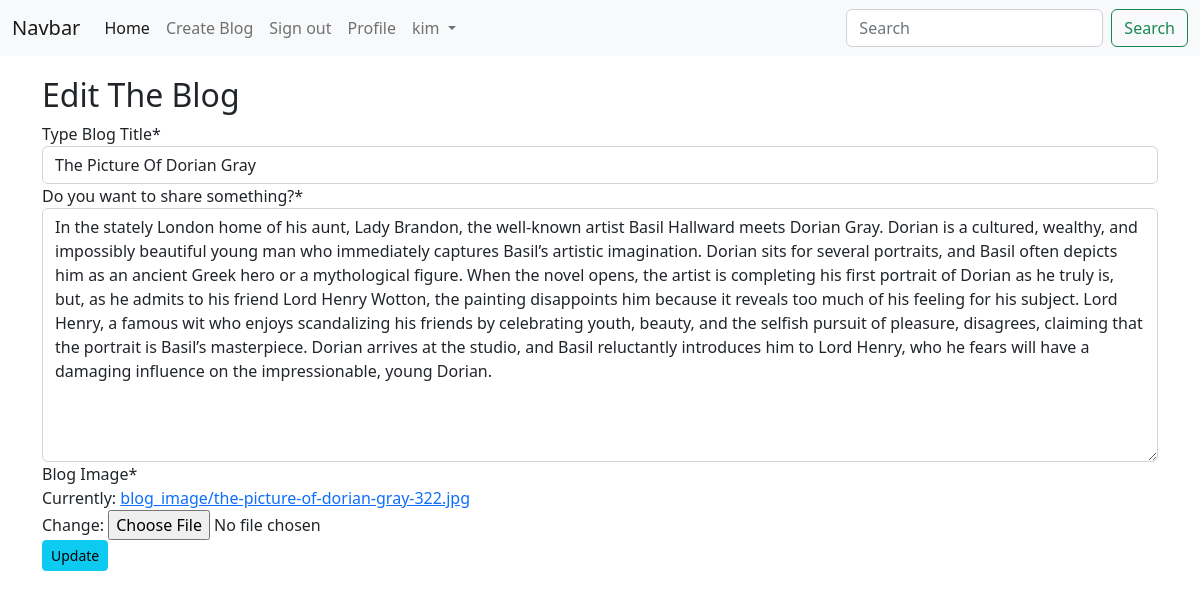
The app's page /blog/edit-blog/6 (signed in) with its own data.
### blog_app/models.py (models this page shows, shortened)
class Blog(models.Model):
    author = models.ForeignKey(User, on_delete=models.CASCADE, related_name='blog_author')
    blog_title = models.CharField(max_length=250, verbose_name='Type Blog Title')
    slug = models.SlugField(max_length=264, unique=True)
    blog_content = models.TextField(verbose_name='Do you want to share something?')
    blog_image = models.ImageField(upload_to='blog_image', verbose_name='Blog Image')
    publish_date = models.DateTimeField(auto_now_add=True)
    update_date = models.DateTimeField(auto_now=True)
    class Meta:
        ordering = ['-publish_date']

### blog_app/views.py (the view, shortened to what this page needs)
# urls.py: path('edit-blog/<pk>', views.UpdateBlog.as_view(), name='edit-blog' ),
class UpdateBlog(LoginRequiredMixin, UpdateView):
    model = Blog
    fields = ('blog_title','blog_content', 'blog_image')
    template_name = 'blog_app/blog_edit.html'

### templates/blog_app/blog_edit.html (shortened to what this page needs)
{% extends '../base.html' %}
{% load crispy_forms_tags %}
{% block content %}
<h2> Edit The Blog</h2>
{% if blog.author == user %}
<form method ="POST" enctype="multipart/form-data">
    {{form|crispy}}
    <button type="submit" class="btn btn-info btn-sm">Update</button>
</form>
{% else %}
<p>You are not allowed to edit this Post</p>
{% endif %}
{% endblock %}

### templates/base.html (shortened to what this page needs)
<!doctype html>
<html lang="en">
  <head>
    <link href="https://cdn.jsdelivr.net/npm/bootstrap@5.2.2/dist/css/bootstrap.min.css" rel="stylesheet">
    <link rel="stylesheet" href="https://maxcdn.bootstrapcdn.com/font-awesome/4.7.0/css/font-awesome.min.css">
  </head>
  <body>
    <nav class="navbar navbar-expand-lg bg-light">
        <div class="container-fluid">
          <a class="navbar-brand" href="#">Navbar</a>
          <div class="collapse navbar-collapse" id="navbarSupportedContent">
            <ul class="navbar-nav me-auto mb-2 mb-lg-0">
              <li class="nav-item">
                <a class="nav-link active" aria-current="page" href="{% url 'index' %}">Home</a>
              </li>
              {% if user.is_authenticated %}
              <li class="nav-item">
                <a class="nav-link" href="{% url 'blog_app:create-blog' %}">Create Blog</a>
              </li>
              <li class="nav-item">
                <a class="nav-link" href="{% url 'blog_login:signout' %}">Sign out</a>
              </li>
              <li class="nav-item">
                <a class="nav-link" href="{% url 'blog_login:profile' %}">Profile</a>
              </li>
              <li class="nav-item dropdown">
                <a class="nav-link dropdown-toggle" href="#" role="button" data-bs-toggle="dropdown" aria-expanded="false">
                  {{user.username}}
                </a>
              </li>
              {% endif %}
            </ul>
            <form class="d-flex" role="search">
              <input class="form-control me-2" type="search" placeholder="Search" aria-label="Search">
              <button class="btn btn-outline-success" type="submit">Search</button>
            </form>
          </div>
        </div>
      </nav>
    <div class="container" style="padding-top:20px">
      {% block content %}
    {% endblock %}
    </div>
  </body>
</html>

### records on screen
Blog: blog_title "The Picture Of Dorian Gray", blog_content "In the stately London home of his aunt, Lady Brandon, the well-known artist Basil Hallward meets Dorian Gray. Dorian is a cultured, wealthy, and impossibly beautiful young man who immediately captures Basil’s artistic imagination. Dorian sits for several portraits, and Basil often depicts him as an ancient Greek hero or a mythological figure. When the novel opens, the artist is completing his first portrait of Dorian as he truly is, but, as he admits to his friend Lord Henry Wotton, the painting disappoints him because it reveals too much of his feeling for his subject. Lord Henry, a famous wit who enjoys scandalizing his friends by celebrating youth, beauty, and the selfish pursuit of…"

### other values on screen
{{ user.username }} "kim"
